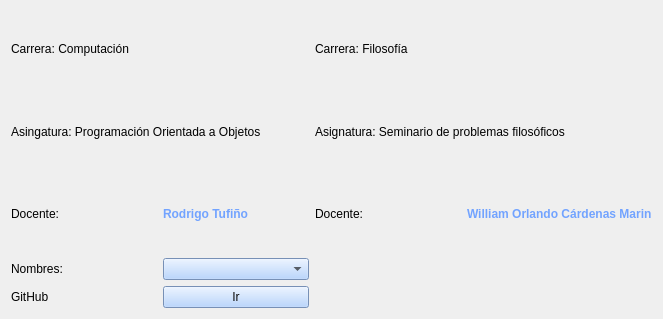
<?xml version="1.0" encoding="UTF-8"?>
<ui version="4.0">
 <class>CreditosForm</class>
 <widget class="QWidget" name="CreditosForm">
  <property name="geometry">
   <rect>
    <x>0</x>
    <y>0</y>
    <width>663</width>
    <height>319</height>
   </rect>
  </property>
  <property name="windowTitle">
   <string>Form</string>
  </property>
  <layout class="QGridLayout" name="gridLayout">
   <item row="0" column="0">
    <widget class="QLabel" name="label_3">
     <property name="text">
      <string>Carrera: Computación</string>
     </property>
    </widget>
   </item>
   <item row="0" column="2">
    <widget class="QLabel" name="label_4">
     <property name="text">
      <string>Carrera: Filosofía</string>
     </property>
    </widget>
   </item>
   <item row="1" column="0" colspan="2">
    <widget class="QLabel" name="label_5">
     <property name="text">
      <string>Asingatura: Programación Orientada a Objetos</string>
     </property>
    </widget>
   </item>
   <item row="1" column="2" colspan="2">
    <widget class="QLabel" name="label_6">
     <property name="text">
      <string>Asignatura: Seminario de problemas filosóficos</string>
     </property>
    </widget>
   </item>
   <item row="2" column="0">
    <widget class="QLabel" name="label_8">
     <property name="styleSheet">
      <string notr="true"/>
     </property>
     <property name="text">
      <string>Docente:</string>
     </property>
    </widget>
   </item>
   <item row="2" column="1">
    <widget class="QLabel" name="label_10">
     <property name="font">
      <font>
       <family>Segoe UI</family>
       <pointsize>9</pointsize>
       <italic>false</italic>
       <bold>true</bold>
      </font>
     </property>
     <property name="styleSheet">
      <string notr="true">color: rgb(114, 163, 255);</string>
     </property>
     <property name="text">
      <string>Rodrigo Tufiño</string>
     </property>
    </widget>
   </item>
   <item row="2" column="2">
    <widget class="QLabel" name="label_9">
     <property name="text">
      <string>Docente:</string>
     </property>
    </widget>
   </item>
   <item row="2" column="3">
    <widget class="QLabel" name="label_11">
     <property name="font">
      <font>
       <bold>true</bold>
      </font>
     </property>
     <property name="styleSheet">
      <string notr="true">color: rgb(114, 163, 255);</string>
     </property>
     <property name="text">
      <string>William Orlando Cárdenas Marin</string>
     </property>
    </widget>
   </item>
   <item row="3" column="0">
    <widget class="QLabel" name="label">
     <property name="text">
      <string>Nombres:</string>
     </property>
    </widget>
   </item>
   <item row="3" column="1">
    <widget class="QComboBox" name="cmbNombreC">
     <property name="styleSheet">
      <string notr="true">background-color: rgb(166, 202, 255);
color: rgb(11, 11, 11);</string>
     </property>
    </widget>
   </item>
   <item row="4" column="0">
    <widget class="QLabel" name="label_2">
     <property name="text">
      <string>GitHub</string>
     </property>
    </widget>
   </item>
   <item row="4" column="1">
    <widget class="QPushButton" name="pushButton">
     <property name="styleSheet">
      <string notr="true">background-color: rgb(166, 202, 255);
color: rgb(11, 11, 11);</string>
     </property>
     <property name="text">
      <string>Ir</string>
     </property>
    </widget>
   </item>
  </layout>
 </widget>
 <resources/>
 <connections/>
</ui>
